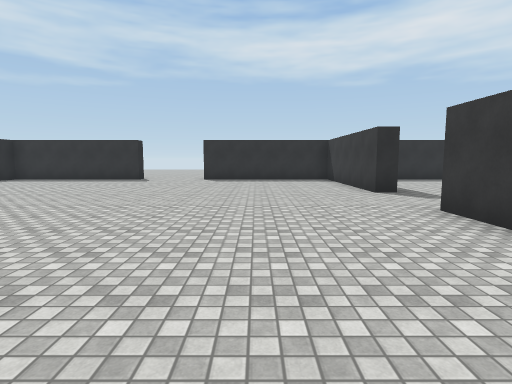
view 1 (above)

21 first-person views from a walk through a scene from a Unity 3-D project. The camera is 1.5 m above the floor, tilts 6° down and sees 80° across. The floor is counted in squares, 2 m on a side. Each view is taken from the middle of a square. On the plan, view 1 faces up. The plan holds only what a view shows up to about 10 squares ahead; the rest is blank. The place goes on beyond the plan. Surface patterns are stand-ins for the level's own textures.

view 2
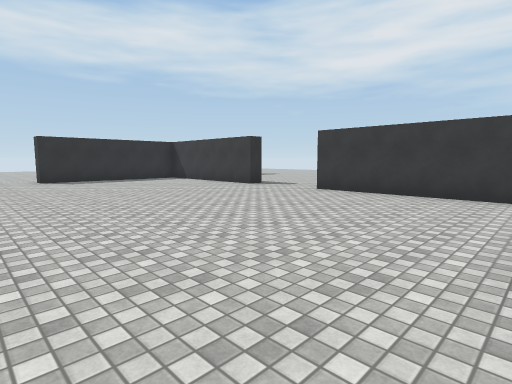

view 3
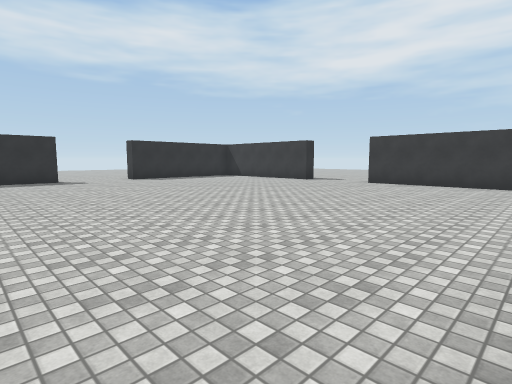

view 4
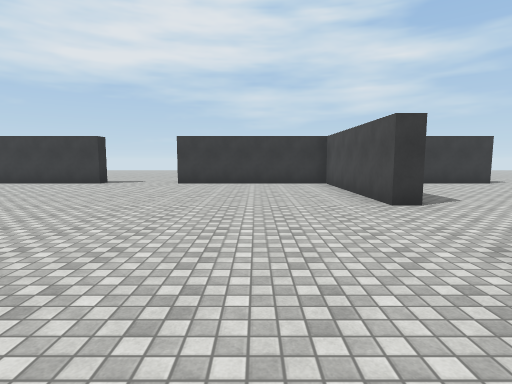

view 5
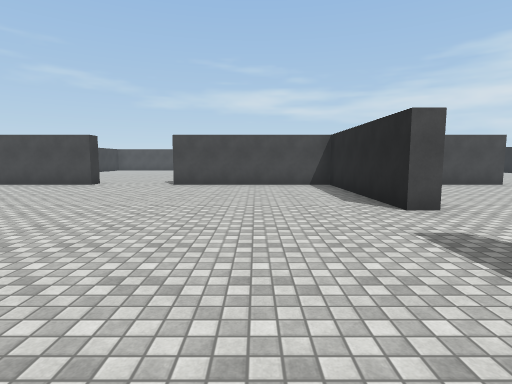

view 6
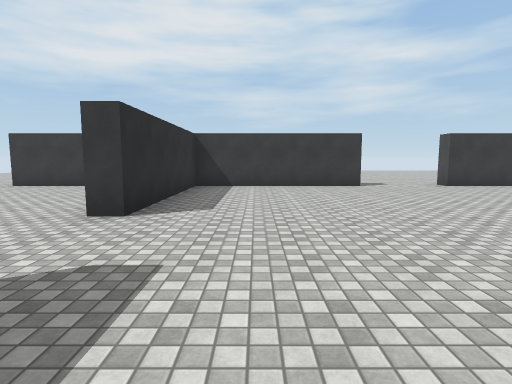

view 7
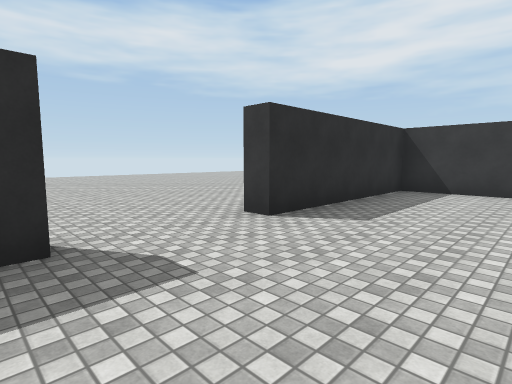

view 8
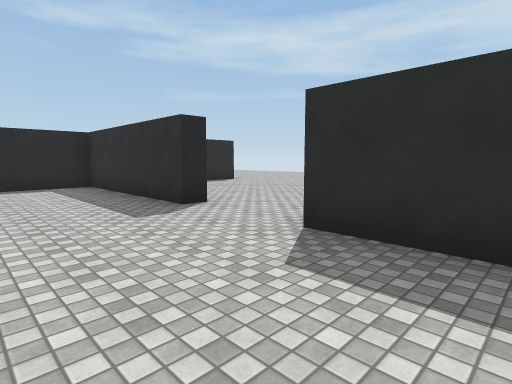

view 9
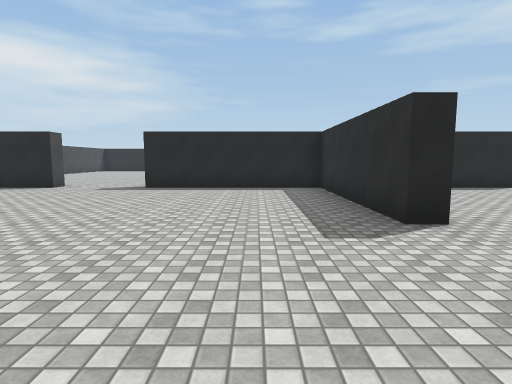

view 10
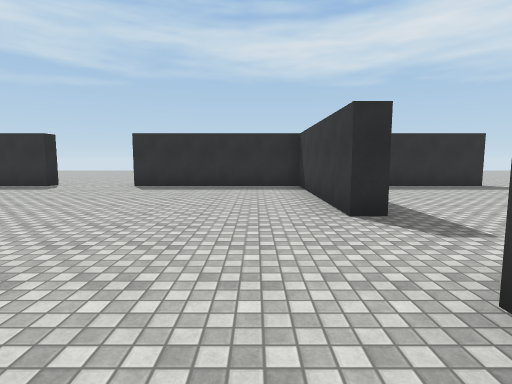

view 11
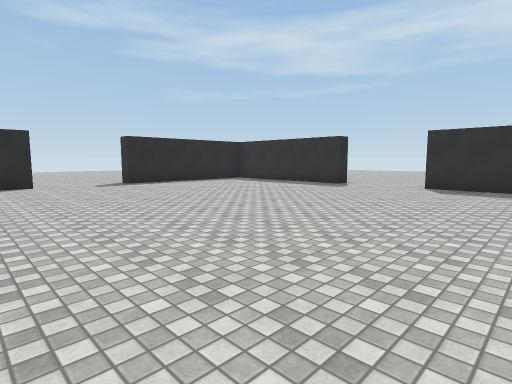

view 12
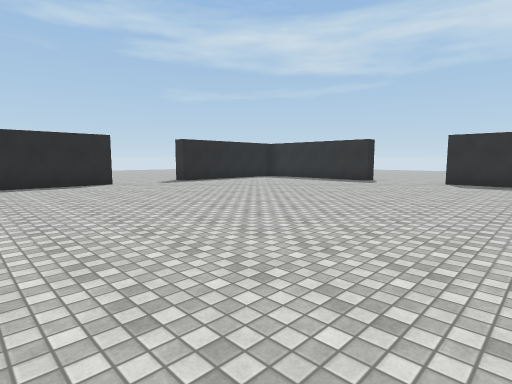

view 13
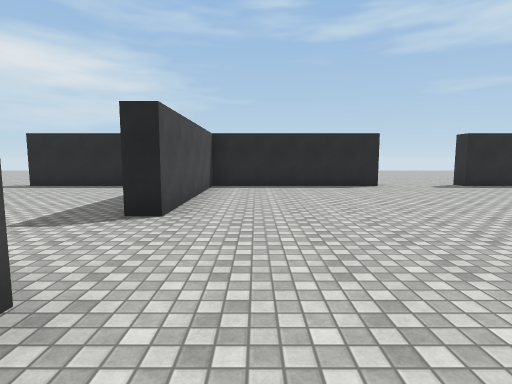

view 14
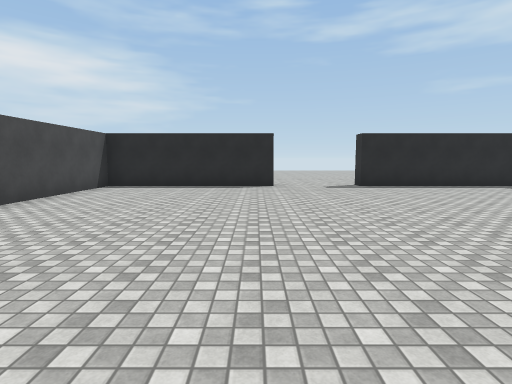

view 15
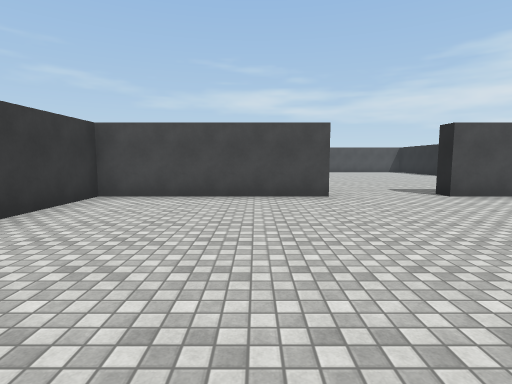

view 16
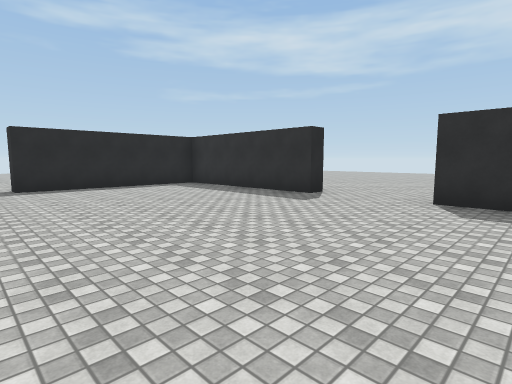

view 17
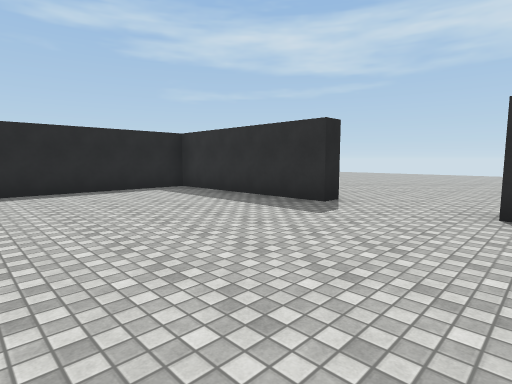

view 18
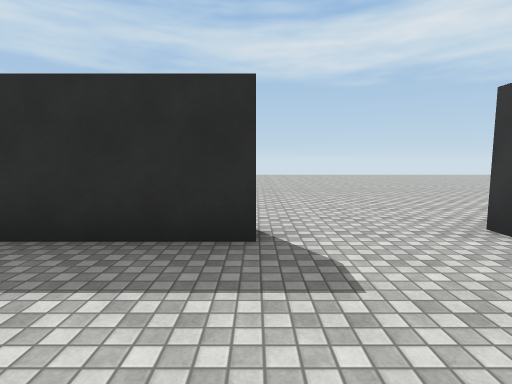

view 19
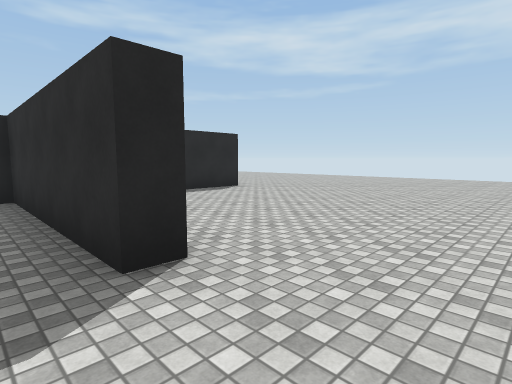

view 20
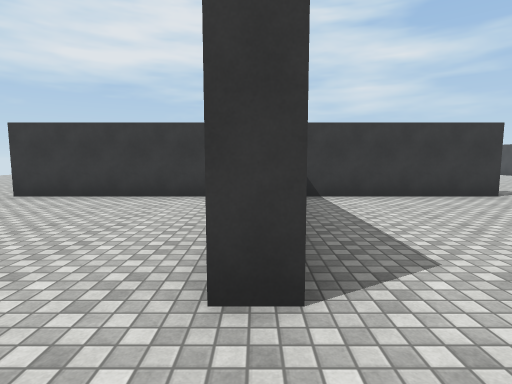

view 21
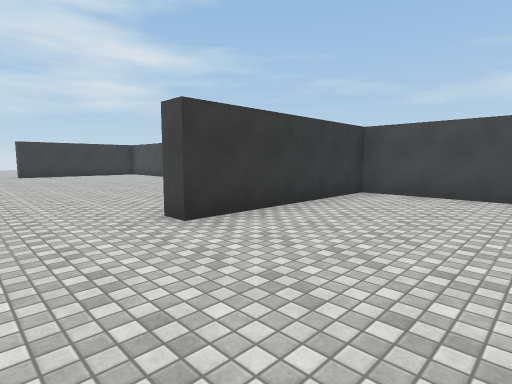

### Floor plan
Points are (right, up) in squares from view 1. A wall is a line through its corners. A room is listed if a view was taken in it or the views show most of it. See-through windows are left out.
Room 1 (views 1, 2, 3, 4, 5, 6, 7, 8, 9)
walls: (-4.5, 12.4) (-4.5, 11.8) (-9.2, 11.8) (-9.2, 7); (2.8, 7) (2.8, 11.8) (-2, 11.8) (-2, 12.2); (2.8, 14.9) (2.8, 17); (-9.2, 4.5) (-9.2, -0.2) (-4.5, -0.2); (-9.2, 17) (-9.2, 15.2); (-2, -0.2) (2.8, -0.2) (2.8, 4.5)
ways out: opening at (-9, 6) to room 2; opening at (-9, 18.5) to room 3; opening at (-3, -0.7); opening at (2, 6)
Room 2 (views 10, 11, 12, 13, 14, 15, 16, 17, 18, 19, 20)
walls: (-21.7, 4.6) (-21.7, -0.2) (-17, -0.2); (-9.9, 4.5) (-9.2, 4.5); (-14.6, -0.2) (-9.8, -0.2) (-9.8, 2.2); (-17, 12.4) (-17, 11.8) (-21.7, 11.8) (-21.7, 7) (-22.2, 7); (-9.2, 7) (-9.8, 7) (-9.8, 11.8) (-14.5, 11.8) (-14.5, 12.2)
ways out: opening at (-9, 6) to room 1; opening at (-15.5, 12) to room 3; opening at (-23, 6); opening at (-15.5, -1)
Room 3 (view 21)
walls: (-12.5, 12.2) (-9.8, 12.2) (-9.8, 17) (-9.2, 17); (-21.7, 17) (-21.7, 15.1)
ways out: opening at (-9, 18.5) to room 1; opening at (-15.5, 12) to room 2; opening at (-22, 18.5)

Positions as (right, up) in squares from view 1, and headings:
1: (0, 0), facing up
2: (-4, 0), facing up-right
3: (-7, 0), facing up-right
4: (-7, 2), facing right
5: (-7, 9), facing down
6: (-6, 10), facing right
7: (-5, 9), facing up-right
8: (0, 9), facing up-left
9: (-1, 10), facing left
10: (-11, 3), facing up
11: (-12, 3), facing up-left
12: (-12, 1), facing up-left
13: (-13, 1), facing left
14: (-13, 4), facing left
15: (-13, 6), facing down
16: (-13, 6), facing up-left
17: (-14, 7), facing up-left
18: (-17, 9), facing up
19: (-15, 11), facing up-left
20: (-16, 12), facing right
21: (-13, 19), facing down-right
